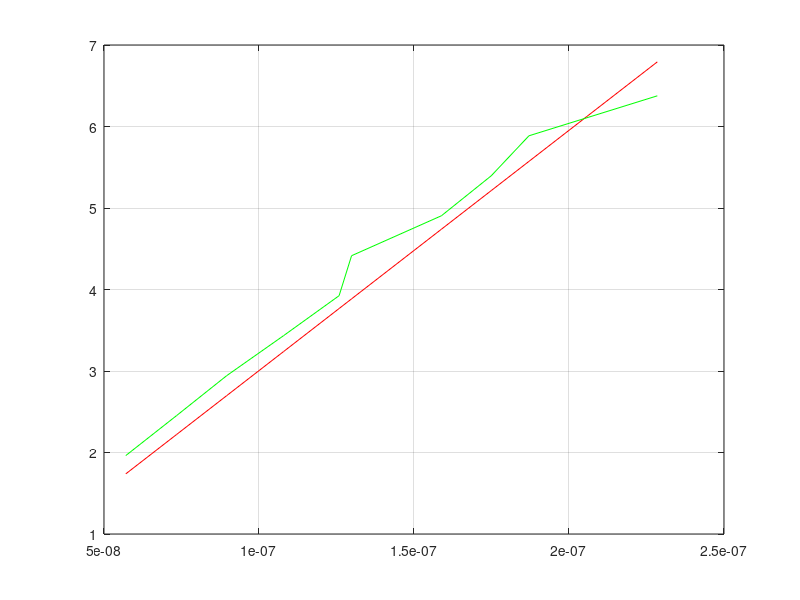

Recreate this plot in MATLAB.
function [ x,y,z,c ] = mdftp2_cone(  )
format short
c=cell(11,8);
x=zeros(1,10);
y=zeros(1,10);
z=zeros(1,10);
c{1,1}='m';
c{1,2}='V';
c{1,3}='t';
c{1,4}='Qv';
c{1,5}='Fimp(prat)';
c{1,6}='delta(Fimp(prat))';
c{1,7}='Fimp(th)';
c{1,8}='Qv2';
c{2,1}=0.65;
c{3,1}=0.60;
c{4,1}=0.55;
c{5,1}=0.50;
c{6,1}=0.45;
c{7,1}=0.40;
c{8,1}=0.35;
c{9,1}=0.30;
c{10,1}=0.25;
c{11,1}=0.20;
c{2,2}=0.01;
for i=3:11
    c{i,2}=0.01;
end
c{2,3}=20.92;
c{3,3}=23.12;
c{4,3}=23.91;
c{5,3}=25.09;
c{6,3}=27.75;
c{7,3}=28.19;
c{8,3}=30.44;
c{9,3}=33.41;
c{10,3}=36.91;
c{11,3}=41.88;
p=1000;
g=9.81;
d=0.0065;
e=0.008;
D1=0.040;
D2=0.036;
t=0;
Qv=0;
m=0;
V=0;
R=D1/2;
S1=pi*((d/2)^2);
S2=pi*(R^2-(R-e)^2);
k=0;
dt=1;
for i=2:11
    m=c{i,1};
    V=c{i,2};
    t=c{i,3};
    Qv=V/t;
    c{i,4}=Qv;
    Fprat=m*g;
    c{i,5}=Fprat;
    Fth=p*(Qv^2)*(-1)*((1/S2)*cos(45)-(1/S1))+g*p*(S1*(R-e)+(1/3)*pi*R*(R^2-(R-e)^2));
    c{i,7}=Fth;
    c{i,8}=(Qv)^2;
    k=k+p*(-1)*((1/S2)*cos(45)-(1/S1));
    df=2*Fprat*(dt/t);
    c{i,6}=df;
    x(1,i-1)=(Qv)^2;
    y(1,i-1)=Fth;
    z(1,i-1)=Fprat;
end
k=k/10;
k

plot(x,y,'r')
grid on
hold on
plot(x,z,'g')


end